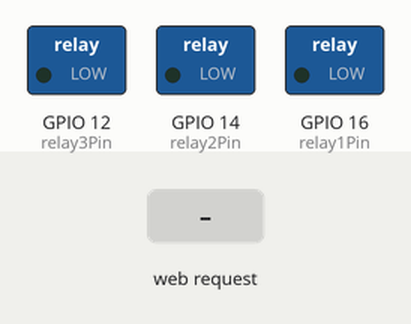
Simulated run of this sketch. Board: ESP8266 (NodeMCU). Parts: switched loads named in the sketch (green lamp = pin HIGH). The test bench sets the inputs (shaded band). WiFi joins after 1.5 s; servers stay silent unless stated; storage starts empty; what the sketch prints to the serial monitor is not drawn.

Above: at 3.2 s.
3.3 s: HTTP request GET /bulb-true received
At 4.5 s:
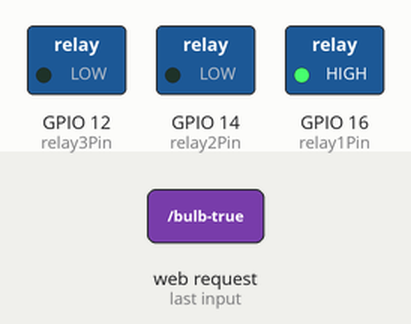
4.8 s: HTTP request GET /ac-true received
At 5.8 s:
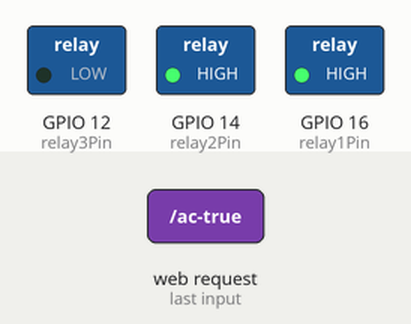
6.3 s: HTTP request GET /bulb-false received
At 7.0 s:
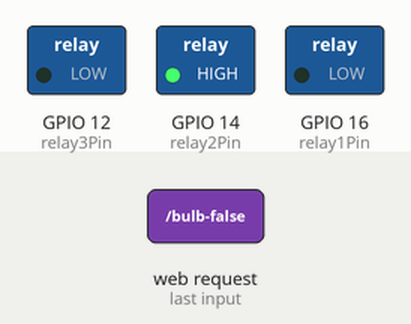
7.8 s: HTTP request GET /light-true received
At 8.1 s:
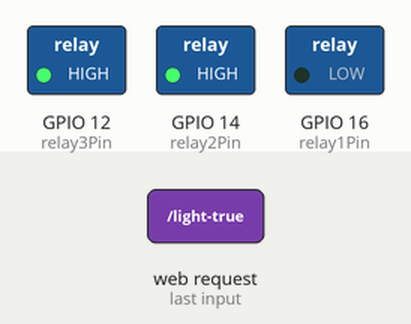
9.3 s: HTTP request GET /ac-false received
At 10.5 s:
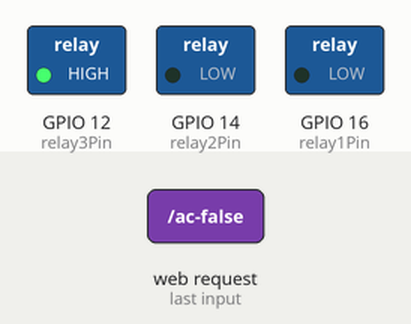
10.8 s: HTTP request GET /light-false received
At 11.6 s:
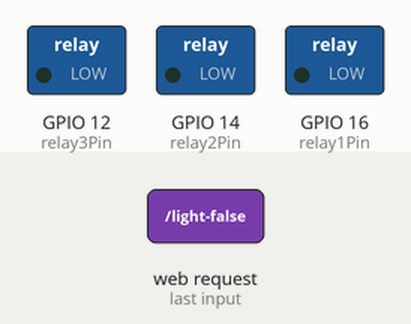
Timing chart, 0 to 13.3 s (numbered marks = the images above; inputs shaded):
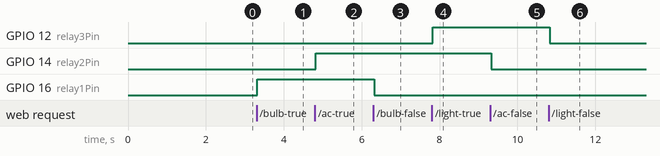

Measured:
- after the input at 3.3 s, GPIO 16 (relay1Pin): LOW → HIGH at once
- after the input at 4.8 s, GPIO 14 (relay2Pin): LOW → HIGH at once
- after the input at 6.3 s, GPIO 16 (relay1Pin): HIGH → LOW at once
- after the input at 7.8 s, GPIO 12 (relay3Pin): LOW → HIGH at once
- after the input at 9.3 s, GPIO 14 (relay2Pin): HIGH → LOW at once
- after the input at 10.8 s, GPIO 12 (relay3Pin): HIGH → LOW at once

The sketch:

IoT_board_v1.0.ino
```cpp
// Import required libraries
#include <FS.h>
#include <LittleFS.h>
#include <ESP8266WiFi.h>
#include <ESP8266HTTPClient.h>
#include <ESPAsyncTCP.h>
#include <ESPAsyncWebServer.h>

// Replace with your network credentials
const char* ssid = "*************"; //Replace with your own SSID
const char* password = "*************"; //Replace with your own password

const int relay1Pin = 16;
const int relay2Pin = 14;
const int relay3Pin = 12;

// Create AsyncWebServer object on port 80
AsyncWebServer server(80);

void setup(){

  Serial.begin(115200);
  pinMode(relay1Pin, OUTPUT);
  pinMode(relay2Pin, OUTPUT);
  pinMode(relay3Pin, OUTPUT);

  // Initialize LittleFS
  if(!LittleFS.begin()){
    Serial.println("An Error has occurred while mounting LittleFS");
    return;
  }

  // Connect to Wi-Fi
  WiFi.begin(ssid, password);
  while (WiFi.status() != WL_CONNECTED) {
    delay(1000);
    Serial.println("Connecting to WiFi..");
  }

  // Print ESP32 Local IP Address
  Serial.println(WiFi.localIP());

  // Route for root / web page
  server.on("/", HTTP_GET, [](AsyncWebServerRequest *request){
    request->send(LittleFS, "/index.html");
  });

  // Route to load style.css file
  server.on("/style.css", HTTP_GET, [](AsyncWebServerRequest *request){
    request->send(LittleFS, "/style.css", "text/css");
  });

  // Route to load script.js file
  server.on("/jquery-3.7.0.js", HTTP_GET, [](AsyncWebServerRequest *request){
    request->send(LittleFS, "/jquery-3.7.0.js", "application/javascript");
  });

  // Route to load image.png file
  server.on("/logo.png", HTTP_GET, [](AsyncWebServerRequest *request){
      request->send(LittleFS, "/logo.png", "image/png");
  });

  // Route to set GPIO to HIGH
  server.on("/bulb-true", HTTP_GET, [](AsyncWebServerRequest *request){
    digitalWrite(relay1Pin, HIGH);
    //request->send(LittleFS, "/index.html");
  });

  // Route to set GPIO to LOW
  server.on("/bulb-false", HTTP_GET, [](AsyncWebServerRequest *request){
    digitalWrite(relay1Pin, LOW);
    //request->send(LittleFS, "/index.html");
  });

  // Route to set GPIO to HIGH
  server.on("/ac-true", HTTP_GET, [](AsyncWebServerRequest *request){
    digitalWrite(relay2Pin, HIGH);
    //request->send(LittleFS, "/index.html");
  });

  // Route to set GPIO to LOW
  server.on("/ac-false", HTTP_GET, [](AsyncWebServerRequest *request){
    digitalWrite(relay2Pin, LOW);
    //request->send(LittleFS, "/index.html");
  });

  // Route to set GPIO to HIGH
  server.on("/light-true", HTTP_GET, [](AsyncWebServerRequest *request){
    digitalWrite(relay3Pin, HIGH);
    //request->send(LittleFS, "/index.html");
  });

  // Route to set GPIO to LOW
  server.on("/light-false", HTTP_GET, [](AsyncWebServerRequest *request){
    digitalWrite(relay3Pin, LOW);
    //request->send(LittleFS, "/index.html");
  });

  // Start server
  server.begin();
}

void loop(){

}
```
